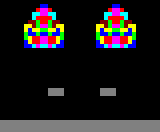

This is a level from a 2D game, rendered from its Tiled map with the project's own tilesets. A one-line summary and the complete map file follow:
An orthogonal 40x33 tile map with 4x4 px tiles, 1 tile layer (Capa de Patrones 1).

<map version="1.0" orientation="orthogonal" renderorder="right-down" width="40" height="33" tilewidth="4" tileheight="4" nextobjectid="1">
 <tileset firstgid="1" name="CPCpaleta" tilewidth="4" tileheight="4" tilecount="27" columns="9">
  <image source="CPCpaleta.png" width="36" height="12" />
 </tileset>
 <layer name="Capa de Patrones 1" width="40" height="33">
  <data encoding="csv">
1,1,1,1,1,1,1,1,1,1,1,1,1,1,1,1,1,1,1,1,1,1,1,1,1,1,1,1,1,1,1,1,1,1,1,1,1,1,1,1,
1,1,1,1,1,1,1,1,1,1,3,3,1,1,1,1,1,1,1,1,1,1,1,1,1,1,1,1,3,3,1,1,1,1,1,1,1,1,1,1,
1,1,1,1,1,1,1,1,1,7,9,9,7,1,1,1,1,1,1,1,1,1,1,1,1,1,1,7,9,9,7,1,1,1,1,1,1,1,1,1,
1,1,1,1,1,1,1,1,21,21,9,9,21,21,1,1,1,1,1,1,1,1,1,1,1,1,21,21,9,9,21,21,1,1,1,1,1,1,1,1,
1,1,1,1,1,1,1,1,21,7,7,7,7,21,1,1,1,1,1,1,1,1,1,1,1,1,21,7,7,7,7,21,1,1,1,1,1,1,1,1,
1,1,1,1,1,1,1,4,4,19,7,7,19,4,4,1,1,1,1,1,1,1,1,1,1,4,4,19,7,7,19,4,4,1,1,1,1,1,1,1,
1,1,1,1,1,1,25,25,4,19,9,9,19,4,25,25,1,1,1,1,1,1,1,1,25,25,4,19,9,9,19,4,25,25,1,1,1,1,1,1,
1,1,1,1,1,1,25,3,25,25,19,19,25,25,3,25,1,1,1,1,1,1,1,1,25,3,25,25,19,19,25,25,3,25,1,1,1,1,1,1,
1,1,1,1,1,1,19,3,3,19,3,3,19,3,3,19,1,1,1,1,1,1,1,1,19,3,3,19,3,3,19,3,3,19,1,1,1,1,1,1,
1,1,1,1,1,1,19,25,7,7,9,9,7,7,25,19,1,1,1,1,1,1,1,1,19,25,7,7,9,9,7,7,25,19,1,1,1,1,1,1,
1,1,1,1,1,1,3,25,7,7,9,9,7,7,25,3,1,1,1,1,1,1,1,1,3,25,7,7,9,9,7,7,25,3,1,1,1,1,1,1,
1,1,1,1,1,1,3,3,21,9,21,21,9,21,3,3,1,1,1,1,1,1,1,1,3,3,21,9,21,21,9,21,3,3,1,1,1,1,1,1,
1,1,1,1,1,1,1,1,1,1,1,1,1,1,1,1,1,1,1,1,1,1,1,1,1,1,1,1,1,1,1,1,1,1,1,1,1,1,1,1,
1,1,1,1,1,1,1,1,1,1,1,1,1,1,1,1,1,1,1,1,1,1,1,1,1,1,1,1,1,1,1,1,1,1,1,1,1,1,1,1,
1,1,1,1,1,1,1,1,1,1,1,1,1,1,1,1,1,1,1,1,1,1,1,1,1,1,1,1,1,1,1,1,1,1,1,1,1,1,1,1,
1,1,1,1,1,1,1,1,1,1,1,1,1,1,1,1,1,1,1,1,1,1,1,1,1,1,1,1,1,1,1,1,1,1,1,1,1,1,1,1,
1,1,1,1,1,1,1,1,1,1,1,1,1,1,1,1,1,1,1,1,1,1,1,1,1,1,1,1,1,1,1,1,1,1,1,1,1,1,1,1,
1,1,1,1,1,1,1,1,1,1,1,1,1,1,1,1,1,1,1,1,1,1,1,1,1,1,1,1,1,1,1,1,1,1,1,1,1,1,1,1,
1,1,1,1,1,1,1,1,1,1,1,1,1,1,1,1,1,1,1,1,1,1,1,1,1,1,1,1,1,1,1,1,1,1,1,1,1,1,1,1,
1,1,1,1,1,1,1,1,1,1,1,1,1,1,1,1,1,1,1,1,1,1,1,1,1,1,1,1,1,1,1,1,1,1,1,1,1,1,1,1,
1,1,1,1,1,1,1,1,1,1,1,1,1,1,1,1,1,1,1,1,1,1,1,1,1,1,1,1,1,1,1,1,1,1,1,1,1,1,1,1,
1,1,1,1,1,1,1,1,1,1,1,1,1,1,1,1,1,1,1,1,1,1,1,1,1,1,1,1,1,1,1,1,1,1,1,1,1,1,1,1,
1,1,1,1,1,1,1,1,1,1,1,1,14,14,14,14,1,1,1,1,1,1,1,1,1,14,14,14,14,1,1,1,1,1,1,1,1,1,1,1,
1,1,1,1,1,1,1,1,1,1,1,1,14,14,14,14,1,1,1,1,1,1,1,1,1,14,14,14,14,1,1,1,1,1,1,1,1,1,1,1,
1,1,1,1,1,1,1,1,1,1,1,1,1,1,1,1,1,1,1,1,1,1,1,1,1,1,1,1,1,1,1,1,1,1,1,1,1,1,1,1,
1,1,1,1,1,1,1,1,1,1,1,1,1,1,1,1,1,1,1,1,1,1,1,1,1,1,1,1,1,1,1,1,1,1,1,1,1,1,1,1,
1,1,1,1,1,1,1,1,1,1,1,1,1,1,1,1,1,1,1,1,1,1,1,1,1,1,1,1,1,1,1,1,1,1,1,1,1,1,1,1,
1,1,1,1,1,1,1,1,1,1,1,1,1,1,1,1,1,1,1,1,1,1,1,1,1,1,1,1,1,1,1,1,1,1,1,1,1,1,1,1,
1,1,1,1,1,1,1,1,1,1,1,1,1,1,1,1,1,1,1,1,1,1,1,1,1,1,1,1,1,1,1,1,1,1,1,1,1,1,1,1,
1,1,1,1,1,1,1,1,1,1,1,1,1,1,1,1,1,1,1,1,1,1,1,1,1,1,1,1,1,1,1,1,1,1,1,1,1,1,1,1,
14,14,14,14,14,14,14,14,14,14,14,14,14,14,14,14,14,14,14,14,14,14,14,14,14,14,14,14,14,14,14,14,14,14,14,14,14,14,14,14,
14,14,14,14,14,14,14,14,14,14,14,14,14,14,14,14,14,14,14,14,14,14,14,14,14,14,14,14,14,14,14,14,14,14,14,14,14,14,14,14,
14,14,14,14,14,14,14,14,14,14,14,14,14,14,14,14,14,14,14,14,14,14,14,14,14,14,14,14,14,14,14,14,14,14,14,14,14,14,14,14
</data>
 </layer>
</map>
